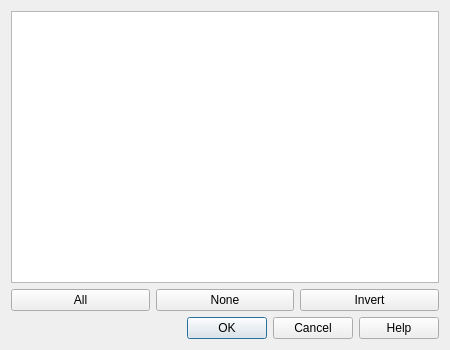
<?xml version="1.0" encoding="UTF-8"?>
<ui version="4.0">
 <class>swSelectDialog</class>
 <widget class="QDialog" name="swSelectDialog">
  <property name="whatsThis">
   <string>&lt;p&gt;&lt;b&gt;Select Objects&lt;/b&gt;&lt;/p&gt;&lt;p&gt;Use the checkboxes to choose visible parts, cameras, and lights in the current model. Choose OK to replace the current selection with the checked objects, or Cancel to keep the current selection.&lt;/p&gt;&lt;p&gt;Parts in the same top-level group are selected together. All, None, and Invert change the checkboxes in this dialog.&lt;/p&gt;</string>
  </property>
  <property name="geometry">
   <rect>
    <x>0</x>
    <y>0</y>
    <width>450</width>
    <height>350</height>
   </rect>
  </property>
  <property name="windowTitle">
   <string>Select Objects</string>
  </property>
  <layout class="QVBoxLayout" name="verticalLayout">
   <item>
    <widget class="QTreeWidget" name="treeWidget">
     <property name="toolTip">
      <string>Check the objects to include in the selection.</string>
     </property>
     <property name="whatsThis">
      <string>&lt;p&gt;&lt;b&gt;Object List&lt;/b&gt;&lt;/p&gt;&lt;p&gt;The list includes parts visible in the current step and visible cameras and lights. Expand groups to see their parts. Checking or clearing a grouped part applies the same state to all parts in its top-level group.&lt;/p&gt;</string>
     </property>
     <property name="accessibleName">
      <string>Objects to Select</string>
     </property>
     <attribute name="headerVisible">
      <bool>false</bool>
     </attribute>
     <column>
      <property name="text">
       <string notr="true">1</string>
      </property>
     </column>
    </widget>
   </item>
   <item>
    <layout class="QHBoxLayout" name="horizontalLayout">
     <item>
      <widget class="QPushButton" name="selectAll">
       <property name="toolTip">
        <string>Check every object in the list.</string>
       </property>
       <property name="text">
        <string>All</string>
       </property>
      </widget>
     </item>
     <item>
      <widget class="QPushButton" name="selectNone">
       <property name="toolTip">
        <string>Clear every object checkbox in the list.</string>
       </property>
       <property name="text">
        <string>None</string>
       </property>
      </widget>
     </item>
     <item>
      <widget class="QPushButton" name="selectInvert">
       <property name="toolTip">
        <string>Check unchecked objects and clear checked objects.</string>
       </property>
       <property name="text">
        <string>Invert</string>
       </property>
      </widget>
     </item>
    </layout>
   </item>
   <item>
    <widget class="QDialogButtonBox" name="buttonBox">
     <property name="orientation">
      <enum>Qt::Horizontal</enum>
     </property>
     <property name="standardButtons">
      <set>QDialogButtonBox::Cancel|QDialogButtonBox::Help|QDialogButtonBox::Ok</set>
     </property>
    </widget>
   </item>
  </layout>
 </widget>
 <resources/>
 <connections>
  <connection>
   <sender>buttonBox</sender>
   <signal>accepted()</signal>
   <receiver>swSelectDialog</receiver>
   <slot>accept()</slot>
   <hints>
    <hint type="sourcelabel">
     <x>248</x>
     <y>254</y>
    </hint>
    <hint type="destinationlabel">
     <x>157</x>
     <y>274</y>
    </hint>
   </hints>
  </connection>
  <connection>
   <sender>buttonBox</sender>
   <signal>rejected()</signal>
   <receiver>swSelectDialog</receiver>
   <slot>reject()</slot>
   <hints>
    <hint type="sourcelabel">
     <x>316</x>
     <y>260</y>
    </hint>
    <hint type="destinationlabel">
     <x>286</x>
     <y>274</y>
    </hint>
   </hints>
  </connection>
 </connections>
</ui>
